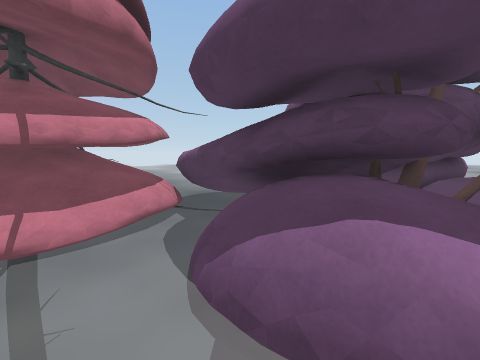
view 1 (above)

18 first-person views from a walk through a Unity game level. The camera is 1.5 m above the floor, tilts 6° down and sees 85° across. The floor is counted in squares, 1 m on a side. Each view is taken from the middle of a square. On the plan, view 1 faces up. The plan holds only what a view shows up to about 14 squares ahead; the rest is blank. The place goes on beyond the plan. Surface patterns are stand-ins for the level's own textures.

view 2
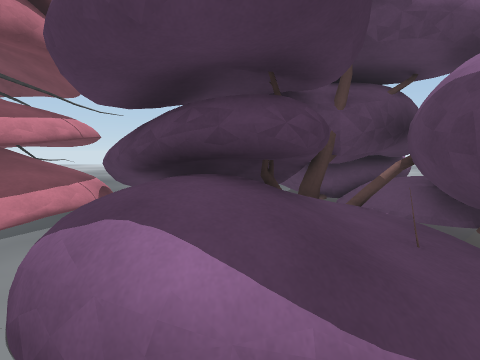

view 3
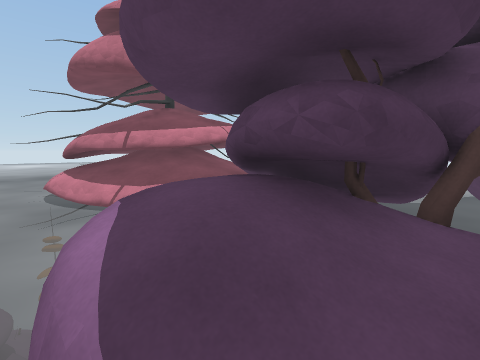

view 4
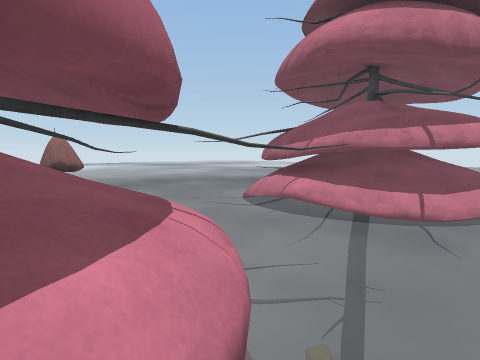

view 5
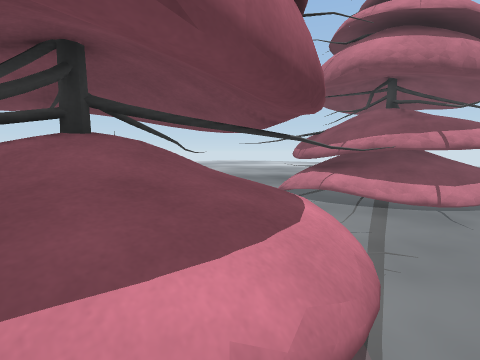

view 6
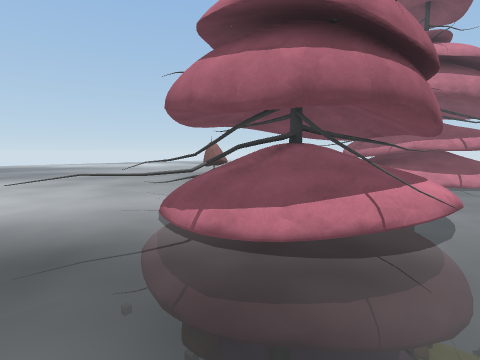

view 7
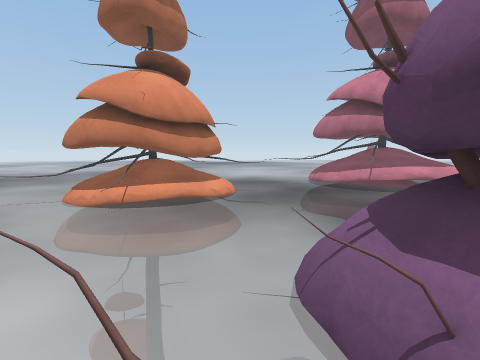

view 8
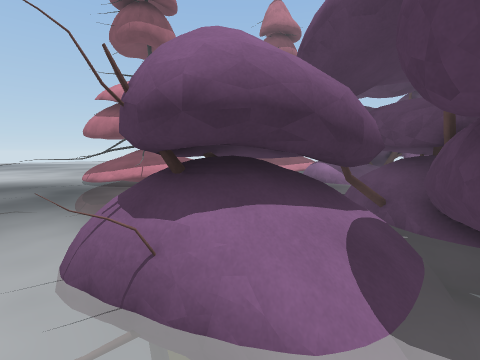

view 9
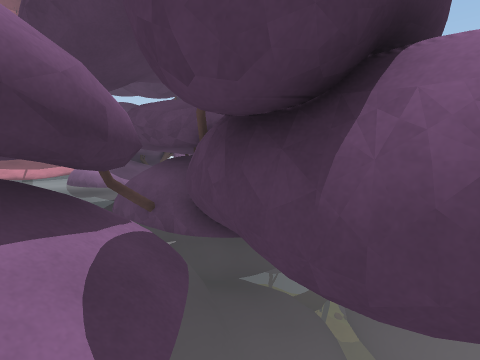

view 10
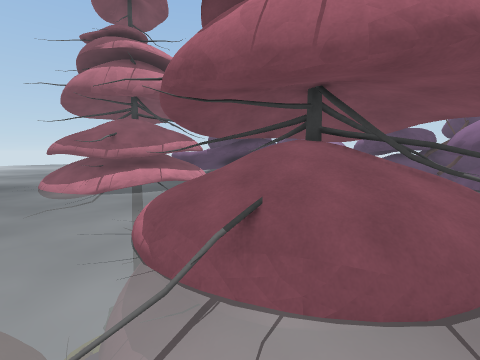

view 11
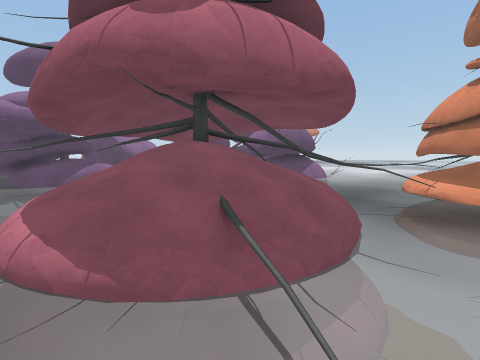

view 12
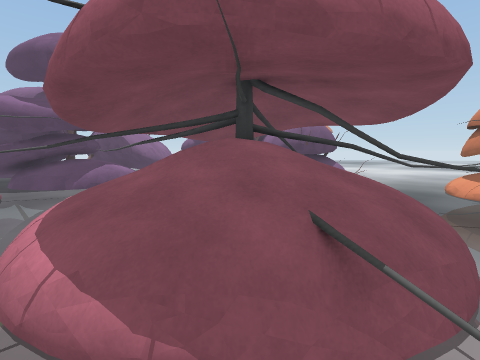

view 13
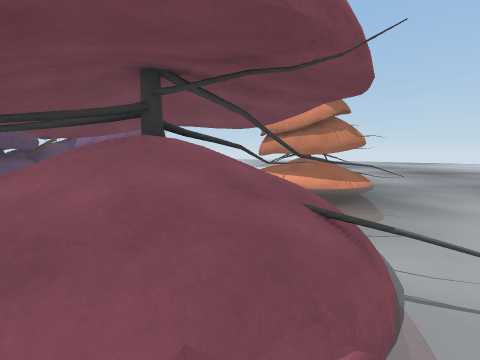

view 14
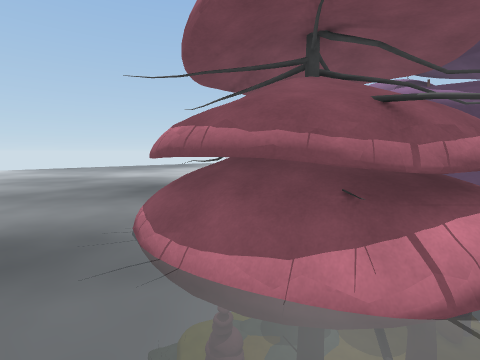

view 15
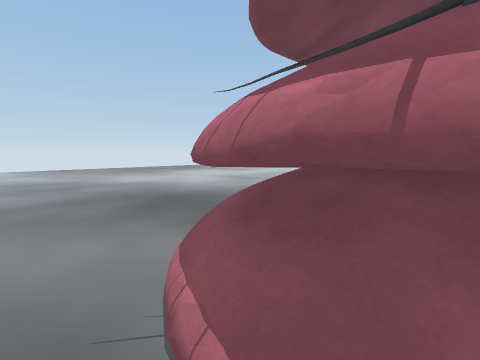

view 16
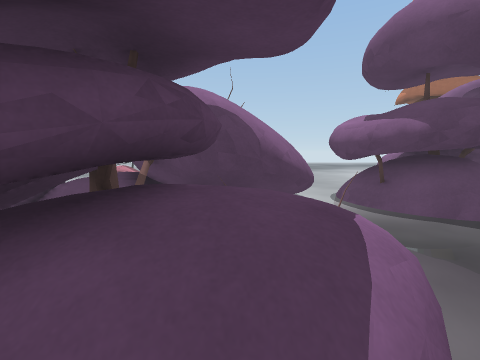

view 17
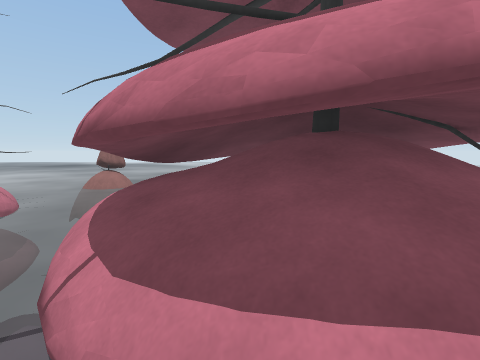

view 18
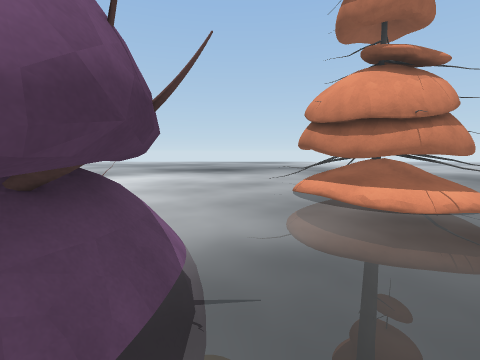

### Floor plan
Key: @ floor where view 1 was taken; # wall or solid block; x gap in a wall; . floor; / step, stairs or slope; = window, fence, low wall or low ledge; ^ raised ledge; O other object.
Columns run from 13 left of view 1 to 10 right of it. Each row starts with its distance up from view 1.
 10        =#       #^
  9      #####=      ^^^^#
  8     ###  ###      ^^#
  7     ###  ###^  #   ^
  6    .#######^x#######
  5     #######=.###
  4     .#####=. ^###
  3   . .###^=. .^^^#=#
  2              =^^O ##
  1               .=..##
  0 ##           @ .   # #
 -1 ##   #^==x        ## #
 -2    ..^^###=       =#
 -3     O^^^^#=.      =#  #^
 -4   ..=^^#^^=       =#  #
 -5  . =^^#^^^=.   . ###
 -6     ==#^^##     ###
 -7   .  #=#^#      ######
 -8        .#       ####/##
 -9        #        ####/.#
-10            .     =## .
-11          .#.       ...
-12         .####      #
-13        .######
-14        .######=

Positions as (right, up) in squares from view 1, and headings:
1: (0, 0), facing up
2: (2, 0), facing up
3: (4, 1), facing up-left
4: (-2, -3), facing up-left
5: (-2, -5), facing up-left
6: (-2, -10), facing up-left
7: (7, -11), facing left
8: (8, -11), facing up-left
9: (8, -10), facing up
10: (-11, -7), facing up-right
11: (-12, -5), facing right
12: (-11, -4), facing right
13: (-10, -2), facing down-right
14: (-11, 3), facing up-right
15: (-10, 6), facing up-right
16: (-1, 3), facing right
17: (-1, 5), facing left
18: (2, -5), facing down
